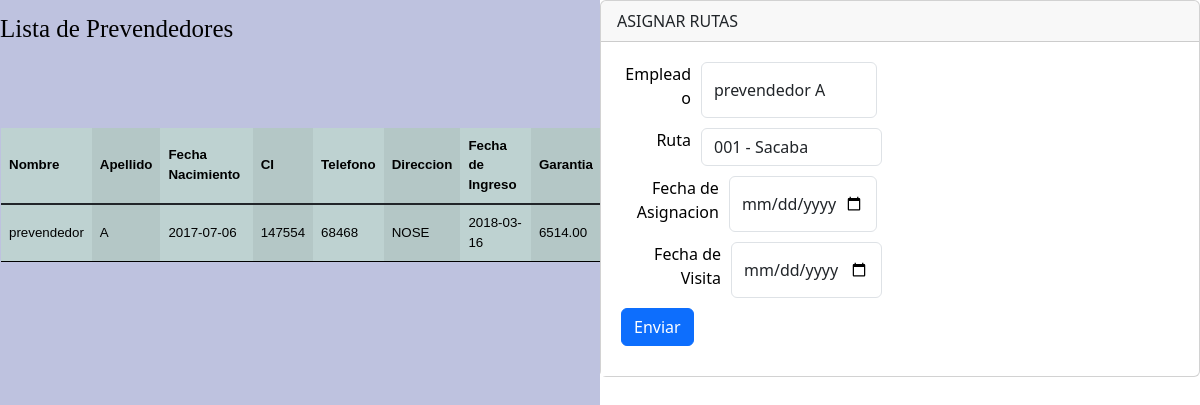
The app's page /secciones/empleados/prevendedor/asignar.php with its own data.
### tables this page shows
CREATE TABLE `empleados` (
  `id_empleado` int NOT NULL AUTO_INCREMENT,
  `nombre` varchar(50) DEFAULT NULL,
  `apellido` varchar(50) DEFAULT NULL,
  `CI` varchar(100) DEFAULT NULL,
  `direccion` varchar(1000) DEFAULT NULL,
  `telefono` int DEFAULT NULL,
  `garantia` decimal(10,2) DEFAULT NULL,
  `fecha_nacimiento` date DEFAULT NULL,
  `fecha_ingreso` date DEFAULT NULL,
  `correo` varchar(1000) DEFAULT NULL,
  `activo` tinyint DEFAULT NULL,
  `rol` int NOT NULL,
  PRIMARY KEY (`id_empleado`),
  KEY `fk_empleados_rol1_idx` (`rol`),
  CONSTRAINT `fk_empleados_rol1` FOREIGN KEY (`rol`) REFERENCES `rol` (`idrol`)
);

### secciones/empleados/prevendedor/asignar.php (the view, shortened to what this page needs)
<?php
include("../../../bd.php");
include("../../../templates/header.php");
$sentencia_ruta = $conexion->prepare("SELECT * FROM `rutas`");
$sentencia_ruta->execute();
$rutas = $sentencia_ruta->fetchAll(PDO::FETCH_ASSOC);
$sentencia = $conexion->prepare("SELECT e.*, r.rol AS nombre_rol FROM `empleados` e INNER JOIN `rol` r ON e.rol = r.idrol WHERE r.idrol = 3 and e.activo = 1");
$sentencia->execute();
$empleados = $sentencia->fetchAll(PDO::FETCH_ASSOC);
?>
<!DOCTYPE html>
<html lang="en">
<head>
    <link rel="stylesheet" href="estilos.css">
</head>
<body>
<section id="pantalla-dividida">
    <div class="body izquierda">
<?php
echo '<span style="font-size: 25px; color: black; font-family: Verdana; position: relative; top: 10px;">Lista de Prevendedores</span>';
?>
        <br\>
        <div class="table-responsive-sm ">
            <table  class="table table-striped-columns table-hover  table-diseño align-middle table-container texto">
                <thead class="table-light">
                    <caption>
                    </caption>
                    <tr>
                        <th>Nombre</th>
                        <th>Apellido</th>
                        <th>Fecha Nacimiento</th>
                        <th>CI</th>
                        <th>Telefono</th>
                        <th>Direccion</th>
                        <th>Fecha de Ingreso</th>
                        <th>Garantia</th>
                    </tr>
                </thead>
                <tbody class="table-group-divider">
                    <?php foreach ($empleados as $empleado): ?>
                        <tr>
                            <td><?php echo $empleado['nombre']; ?></td>
                            <td><?php echo $empleado['apellido']; ?></td>
                            <td><?php echo $empleado['fecha_nacimiento']; ?></td>
                            <td><?php echo $empleado['CI']; ?></td>
                            <td><?php echo $empleado['telefono']; ?></td>
                            <td><?php echo $empleado['direccion']; ?></td>
                            <td><?php echo $empleado['fecha_ingreso']; ?></td>
                            <td><?php echo $empleado['garantia']; ?></td>
                        </tr>
                    <?php endforeach; ?>
                </tbody>
            </table>
        </div>
    </div>
    <div class="derecha">
      <div class="card">
    <div class="card-header">
        ASIGNAR RUTAS
    </div>
    <div class="card-body card-tam card-title card-diseno">
        <form action="" method="post" enctype="multipart/form-data">
            <div class="form-group">
                <label for="Empleado" class="form-label">Empleado</label>
                <select class="form-control" name="Empleado" id="Empleado">
                    <?php foreach ($empleados as $empleado): ?>
                        <option value="<?php echo $empleado['id_empleado']; ?>"><?php echo $empleado['nombre'] . ' ' . $empleado['apellido']; ?></option>
                    <?php endforeach; ?>
                </select>
            </div>
            <div class="form-group">
    <label for="Ruta" class="form-label">Ruta</label>
    <select class="form-control" name="Ruta" id="Ruta">
        <?php foreach ($rutas as $ruta): ?>
            <option value="<?php echo $ruta['idruta']; ?>"><?php echo $ruta['codigo'] . ' - ' . $ruta['municipio']; ?></option>
        <?php endforeach; ?>
    </select>
</div>
            <div class="form-group">
                <label for="Fecha_de_Asignacion" class="form-label">Fecha de Asignacion</label>
                <input type="date" class="form-control" name="Fecha_de_Asignacion" id="Fecha_de_Asignacion" placeholder="Fecha de Asignacion" />
            </div>
            <div class="form-group">
                <label for="Fecha_de_Visita" class="form-label">Fecha de Visita</label>
                <input type="date" class="form-control" name="Fecha_de_Visita" id="Fecha_de_Visita" placeholder="Fecha de Visita" />
            </div>
            <div class="form-group" style="flex-basis: 100%; text-align: center;">
                <button type="submit" class="btn btn-primary">Enviar</button>
            </div>
        </form>
    </div>
</div>
    </section>
</body>
</html>

### estilos.css (style rules this page uses)
.body { margin:0; padding:0; }
.izquierda { background: #028351; height: 100vh; width:50%; }
.derecha { background: #830802; height: 100vh; width:50%; height: 100vh; }
#pantalla-dividida { display: flex; }

### templates/header.php (style rules this page uses)
.texto { font-family: 'Lucida Sans', 'Lucida Sans Regular', 'Lucida Grande', 'Lucida Sans Unicode', Geneva, Verdana, sans-serif; font-size: xx-large; }

### secciones/empleados/prevendedor/asignar.php (style rules this page uses)
.body { margin:0; padding:0; }
.izquierda { background: #BEC2DF; height: 100vh; width:50%; }
.table-container { position: relative; top: 90px; left: 1px; right: 10px; }
.table-container th, .table-container td { background-color: #BED2D1; color: black; padding: 8px; border-color: black; }
.table-container th { background-color: #BED2D1 ; border-color: black; }
.texto { font-family:'Lucida Sans', 'Lucida Sans Regular', 'Lucida Grande', 'Lucida Sans Unicode', Geneva, Verdana, sans-serif; font-size: smaller; }
.derecha { background: white; height: 100vh; width:50%; height: 100vh; }
.card-tam { width: 20%; margin: 50px auto; }
.card-title { margin: 0; padding: 10px; background: white; color: black; }
.card-diseno { background: white; padding: 20px; display: flex; flex-wrap: wrap; }
.form-group { display: flex; flex-basis: 22%; margin-right: 2%; margin-bottom: 10px; }
.form-group:nth-child(2n) { margin-right: 0; }
.form-group label { width: 40%; min-width: 70px; margin-right: 10px; text-align: right; }
.form-group input { width: 60%; min-width: 100px; }
#pantalla-dividida { display: flex; }

### records on screen
empleados: nombre "prevendedor", apellido "A", fecha_nacimiento "2017-07-06", CI "147554", telefono "68468", direccion "NOSE", fecha_ingreso "2018-03-16", garantia "6514.00"

### other values on screen
form field Empleado "prevendedor A"
form field Ruta "001 - Sacaba"
